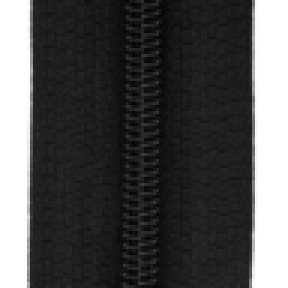
#> input picture outputs(win_size7)/original_0.png, 96 x 96 px (shown 3 times larger)
$ python detect.py
#> lines starting #> are read from the running program, lines starting #| are printed output that depends on the picture; after the words box and inside, x2 and y2 are one past the last pixel; in counts of white or black regions, pixels touching at a corner belong together; long printed decimals are rounded
import cv2
import numpy as np
import matplotlib.pyplot as plt
from skimage.metrics import structural_similarity


def detect(img_corrupted, img_inpainted):
    # Convert images to grayscale
    img_corrupted_gray = cv2.cvtColor(img_corrupted, cv2.COLOR_BGR2GRAY)
    img_inpainted_gray = cv2.cvtColor(img_inpainted, cv2.COLOR_BGR2GRAY)
    # Compute SSIM between two images
    (score, diff) = structural_similarity(img_corrupted_gray, img_inpainted_gray, full=True)
    print("Image similarity", score)
    # The diff image contains the actual image differences between the two images
    # and is represented as a floating point data type in the range [0,1]
    # so we must convert the array to 8-bit unsigned integers in the range
    # [0,255] before we can use it with OpenCV
    diff = (diff * 255).astype("uint8")
    # Threshold the difference image, followed by finding contours to
    # obtain the regions of the two input images that differ
    thresh = cv2.threshold(diff, 0, 255, cv2.THRESH_BINARY_INV | cv2.THRESH_OTSU)[1]
    contours = cv2.findContours(thresh.copy(), cv2.RETR_EXTERNAL, cv2.CHAIN_APPROX_SIMPLE)
    contours = contours[0] if len(contours) == 2 else contours[1]
    detection = img_corrupted.copy()
    for c in contours:
        area = cv2.contourArea(c)
        if area > 50:
            x, y, w, h = cv2.boundingRect(c)
            cv2.rectangle(detection, (x, y), (x + w, y + h), (36, 255, 12), 2)
            # cv2.drawContours(mask, [c], 0, (0, 255, 0), -1)
            # cv2.drawContours(filled_after, [c], 0, (0, 255, 0), -1)
    return detection


img1_original = cv2.imread('../outputs(win_size7)/original_0.png')
#> img1_original is the input picture: shape (96, 96, 3); min 0, max 255, mean 79.3
title1 = "original"
plt.subplot(1, 5, 1)
plt.title(title1, fontsize=8)
plt.xticks([])
plt.yticks([])
plt.imshow(img1_original)
img1_corrupted = cv2.imread('../outputs(win_size7)/corrupted_0.png')
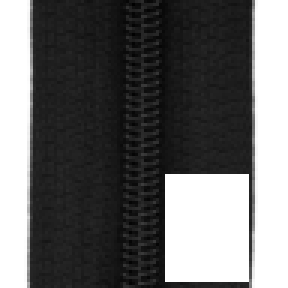
#> input picture outputs(win_size7)/corrupted_0.png, 96 x 96 px (shown 3 times larger)
#> img1_corrupted is the input picture: shape (96, 96, 3); min 0, max 255, mean 103.8
title2 = "corrupted"
plt.subplot(1, 5, 2)
plt.title(title2, fontsize=8)
plt.xticks([])
plt.yticks([])
plt.imshow(img1_corrupted)
img1_inpaint = cv2.imread('../outputs(win_size7)/output_0.png')
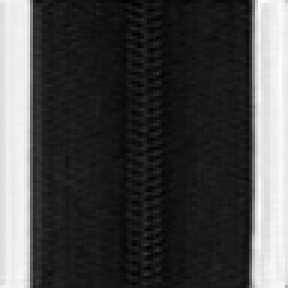
#> input picture outputs(win_size7)/output_0.png, 96 x 96 px (shown 3 times larger)
#> img1_inpaint is the input picture: shape (96, 96, 3); min 0, max 255, mean 71.4
title3 = "inpaint"
plt.subplot(1, 5, 3)
plt.title(title3, fontsize=8)
plt.xticks([])
plt.yticks([])
plt.imshow(img1_inpaint)
img1_blended = cv2.imread('../outputs(win_size7)/blended_0.png')
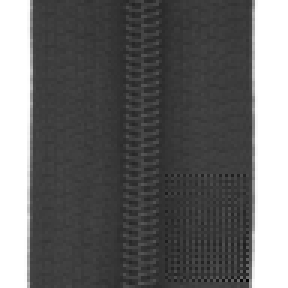
#> input picture outputs(win_size7)/blended_0.png, 96 x 96 px (shown 3 times larger)
#> img1_blended is the input picture: shape (96, 96, 3); min 0, max 255, mean 102.7
title4 = "blended"
plt.subplot(1, 5, 4)
plt.title(title4, fontsize=8)
plt.imshow(img1_blended)
plt.xticks([])
plt.yticks([])
result = detect(img1_corrupted, img1_blended)
#> in detect, `(score, diff) = structural_similarity(img_corrupted_gray, img_inpainte..`:
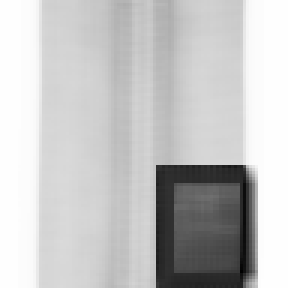
#> diff: shape (96, 96) float64 (shown 3 times larger); min -0.229, max 1, mean 0.724; drawn with min black and max white
#> in detect, `(score, diff) = structural_similarity(img_corrupted_gray, img_inpainte..`: score = 0.708
#| Image similarity 0.7081
#> in detect, `diff = (diff * 255).astype("uint8")`:
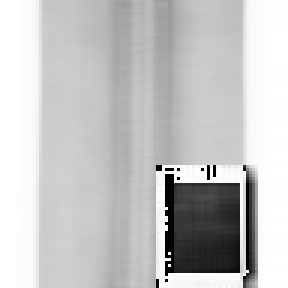
#> diff: shape (96, 96) (shown 3 times larger); min 0, max 255, mean 196.6
#> in detect, `thresh = cv2.threshold(diff, 0, 255, cv2.THRESH_BINARY_INV | cv2.THRES..`:
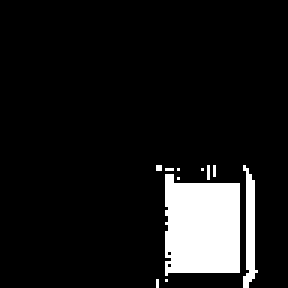
#> thresh: shape (96, 96) (shown 3 times larger); 9.6% white; 11 white regions (9 under 20 px)
#> in detect, `contours = cv2.findContours(thresh.copy(), cv2.RETR_EXTERNAL, cv2.CHAI..`: contours = 11 contours, 9 with area under 20; largest, box (x1, y1, x2, y2) and area: (55, 58, 80, 92) 695, (81, 55, 86, 96) 74
#> the loop in detect, `for c in contours:` made 11 passes
#> (area, x, y, w, h) on passes 4, 8: (695, 55, 58, 25, 34), (73.5, 81, 55, 5, 41)
#> after the loop in detect, `for c in contours:`:
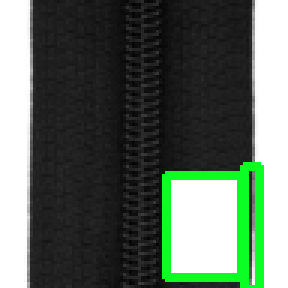
#> detection: shape (96, 96, 3) (shown 3 times larger); 5.82% of pixels changed, all inside (x1, y1, x2, y2) = (54, 54, 88, 96)
title5 = "detection"
plt.subplot(1, 5, 5)
plt.title(title5, fontsize=8)
plt.imshow(result)
plt.xticks([])
plt.yticks([])
plt.show()
#> figure, not shown here; B, G, R data is drawn as R, G, B
